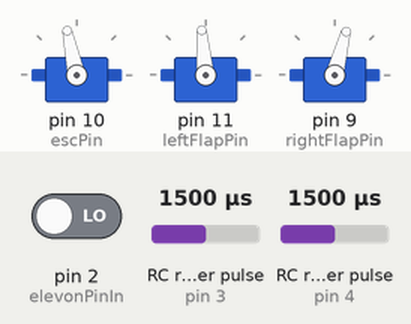
Recording of a program running on a simulated Arduino Nano, built with avr-gcc and run on an emulated ATmega328P. On the bench: 3 × servo. Wiring (inferred from the names in the program): 2 × RC receiver channel: data pin 3 / data pin 4. Inputs (shaded band) come from the test bench; at power-on: RC receiver pulse (sensors on pin 3, pin 4) 1500 µs, pin 2 (elevonPinIn) LOW.

Above: at 1.2 s.
1.3 s: RC receiver pulse (sensor on pin 3) set to 1020 µs
At 1.77 s:
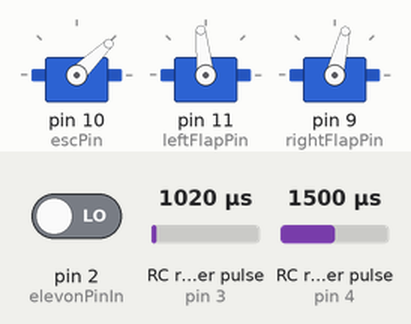
4.3 s: RC receiver pulse (sensor on pin 4) set to 1020 µs
At 4.6 s:
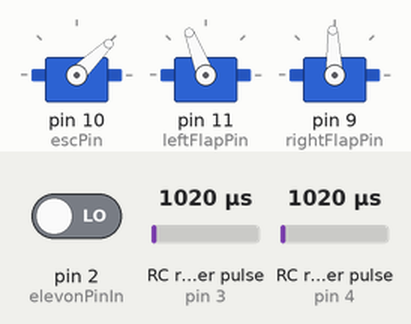
5.8 s: RC receiver pulse (sensor on pin 3) set to 1250 µs
At 6.87 s:
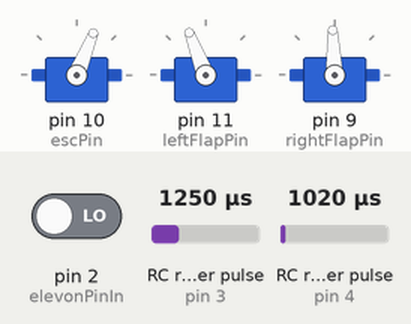
8.8 s: RC receiver pulse (sensor on pin 3) set to 1780 µs
At 10.1 s:
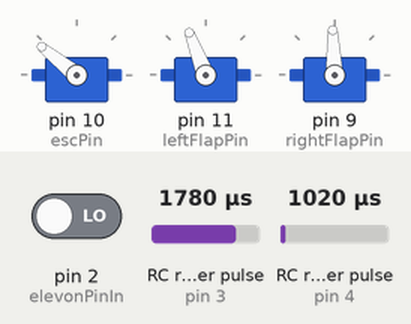
11.8 s: RC receiver pulse (sensor on pin 4) set to 1500 µs
14.8 s: RC receiver pulse (sensor on pin 3) set to 1750 µs
Timing chart, 0 to 18.8 s (numbered marks = the images above; inputs shaded):
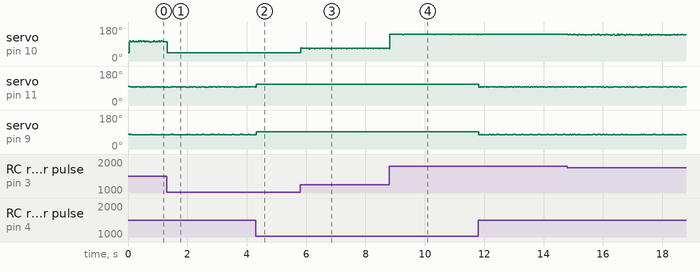

The program:

main.cpp
```cpp
#include <Arduino.h>
#include <Servo.h>
#include <PinChangeInterrupt.h>

#include "pins.h"
#include "variables.h"
#include "calculatedValues.h"
#include "ISRs.h"

// Define the servo objects
Servo esc;
Servo leftFlap;
Servo rightFlap;

void setup() {
  // Debug serial
  Serial.begin(9600);

  // Attach the servos and ESC to the appropriate pins
  esc.attach(escPin);
  leftFlap.attach(leftFlapPin);
  rightFlap.attach(rightFlapPin);

  // Set pin modes
  pinMode(throttlePinIn, INPUT);
  pinMode(aileronPinIn, INPUT);
  pinMode(elevonPinIn, INPUT);

  // Attach pin change interrupts
  attachPCINT(digitalPinToPCINT(throttlePinIn), throttleISR, CHANGE);
  attachPCINT(digitalPinToPCINT(aileronPinIn), aileronISR, CHANGE);
  attachPCINT(digitalPinToPCINT(elevonPinIn), elevonISR, CHANGE);

}

void loop() {
  // Calculate fraction of throttle input as compared to max input
  float throttleAmountInFromMin = (throttleValue - minThrottleIn) / rangeThrottleIn;

  // Calculate fraction of aileron and elevon input as compared to mid (this is to be able to reverse direction easier)
  float aileronAmountInFromMid = (aileronValue - midAileronIn) / (rangeAileronIn / 2);
  float elevonAmountInFromMid = (elevonValue - midElevonIn) / (rangeElevonIn / 2);

  // ESC signal is proportional passthrough of input, no mixing
  int throttleValueToWrite = constrain(minEsc + (rangeEsc * throttleAmountInFromMin), minEsc, maxEsc);

  // Elevon mixing logic
  // Weights for ailerong and elevon are calculated with input and preset mix
  float aileronWeight = aileronAmountInFromMid * aileronMixFrac;
  float elevonWeight = elevonAmountInFromMid * elevonMixFrac;

  // The value starts at minimal value and is raised towards the maximum
  int leftFlapValue = centerLeftFlap + (directionLeftFlap * halfRangeLeftFlap * (elevonWeight + aileronWeight));
  int rightFlapValue = centerRightFlap + (directionRightFlap * halfRangeRightFlap * (elevonWeight - aileronWeight));

  // Output PWM signals to the ESC and servos
  esc.writeMicroseconds(throttleValueToWrite);          // Send throttle to ESC
  leftFlap.writeMicroseconds(constrain(leftFlapValue, minLeftFlap, maxLeftFlap)); // Control left elevon
  rightFlap.writeMicroseconds(constrain(rightFlapValue, minRightFlap, maxRightFlap)); // Control right elevon

  // Add a small delay to ensure smooth servo movement
  delay(smoothingDelay);
}
```

ISRs.h
```cpp
#ifndef ISRS_H
#define ISRS_H

#include <Arduino.h>
#include "pins.h"
#include "variables.h"
#include "calculatedValues.h"

// Interrupt Service Routine (ISR) for throttle (should return 1000-2000)
void throttleISR() {
  if (digitalRead(throttlePinIn) == HIGH) {
    throttleStart = micros();  // Rising edge: start timing
  } else {
    throttleValue = constrain(micros() - throttleStart, minThrottleIn, maxThrottleIn);  // Falling edge: calculate pulse width
  }
  if (throttleValue <= safetyEsc) { //Safety for throttle
    throttleValue = minEsc;
  }
}

// ISR for aileron (should return 1000-2000)
void aileronISR() {
  if (digitalRead(aileronPinIn) == HIGH) {
    aileronStart = micros();
  } else {
    aileronValue = constrain(micros() - aileronStart, minAileronIn, maxAileronIn);
  }
}

// ISR for elevon (should return 1000-2000)
void elevonISR() {
  if (digitalRead(elevonPinIn) == HIGH) {
    elevonStart = micros();
  } else {
    elevonValue = constrain(micros() - elevonStart, minElevonIn, maxElevonIn);
  }
}

#endif
```

calculatedValues.h
```cpp
#ifndef CALCULATEDVALUES_H
#define CALCULATEDVALUES_H

#include <variables.h>

// Calculates channels midpoints, assumed to mean neutral
const int midThrottleIn = (minThrottleIn + maxThrottleIn)/2;
const int rangeThrottleIn = (maxThrottleIn - minThrottleIn);

const int midAileronIn = (minAileronIn + maxAileronIn)/2;
const int rangeAileronIn = (maxAileronIn - minAileronIn);

const int midElevonIn = (minElevonIn + maxElevonIn)/2;
const int rangeElevonIn = (maxElevonIn - minElevonIn);

// Calculates center and range
const int rangeEsc = maxEsc - minEsc;

const int centerLeftFlap = (minLeftFlap + maxLeftFlap)/2;
const int rangeLeftFlap = (maxLeftFlap - minLeftFlap);
const int halfRangeLeftFlap = rangeLeftFlap / 2;

const int centerRightFlap = (minRightFlap + maxRightFlap)/2;
const int rangeRightFlap = (maxRightFlap - minRightFlap);
const int halfRangeRightFlap = rangeRightFlap / 2;

// Calculates mixing weights
const float aileronMixFrac = aileronMixPercentage / 100;
const float elevonMixFrac = 1 - aileronMixFrac;

// Variables to store pulse widths
volatile unsigned long throttleStart = 0;
volatile float throttleValue = minEsc;  // Default to idle
volatile unsigned long aileronStart = 0;
volatile float aileronValue = midAileronIn;   // Default to center input value
volatile unsigned long elevonStart = 0;
volatile float elevonValue = midElevonIn;  // Default to center input value


#endif
```

variables.h
```cpp
#ifndef VARIABLES_H
#define VARIABLES_H

// Define PWM input limits (microseconds), same limits as the receiver sends
const int minThrottleIn = 1100;
const int maxThrottleIn = 1770;
const int safetyEsc = 1200;

const int minAileronIn = 1088;
const int maxAileronIn = 1820;

const int minElevonIn = 1212;
const int maxElevonIn =1850;

// Define ESC limits and safety point (under which there is no movement) (microseconds)
const int minEsc = 1000;
const int maxEsc = 2000;

// Define servo limits (microseconds)
const int minLeftFlap = 1200;
const int maxLeftFlap = 1900;

const int minRightFlap = 1000;
const int maxRightFlap = 1700;

// Reverse servos (set to 1 or -1)
const int directionRightFlap = 1;
const int directionLeftFlap = -1;

// Define mixing aileron/elevon in percent aileron (calculations are done in main.cpp)
const float aileronMixPercentage = 40;

// Define smoothing delay between loops
const int smoothingDelay = 0;

#endif
```

pins.h
```cpp
#ifndef PINS_H
#define PINS_H

// Define PWM input pins from the receiver
const int throttlePinIn = 3;
const int aileronPinIn = 4;
const int elevonPinIn = 2;

// Define the output pins for ESC and servos
const int escPin = 10;
const int leftFlapPin = 11;
const int rightFlapPin = 9;

#endif
```
